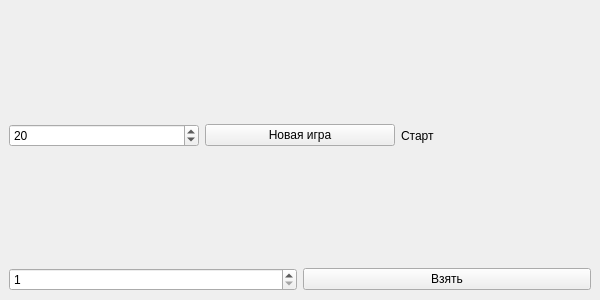
<?xml version="1.0" encoding="UTF-8"?>
<ui version="4.0">
 <class>Task4Window</class>
 <widget class="QMainWindow" name="Task4Window">
  <property name="geometry"><rect><x>0</x><y>0</y><width>600</width><height>300</height></rect></property>
  <widget class="QWidget" name="centralwidget">
   <layout class="QVBoxLayout">
    <item><layout class="QHBoxLayout">
     <item><widget class="QSpinBox" name="spin_start_n"><property name="value"><number>20</number></property></widget></item>
     <item><widget class="QPushButton" name="btn_new_game"><property name="text"><string>Новая игра</string></property></widget></item>
     <item><widget class="QLabel" name="lbl_nim_status"><property name="text"><string>Старт</string></property></widget></item>
    </layout></item>
    <item><layout class="QHBoxLayout">
     <item><widget class="QSpinBox" name="spin_take"><property name="minimum"><number>1</number></property><property name="maximum"><number>3</number></property></widget></item>
     <item><widget class="QPushButton" name="btn_take"><property name="text"><string>Взять</string></property></widget></item>
    </layout></item>
   </layout>
  </widget>
 </widget>
 <resources/><connections/>
</ui>
